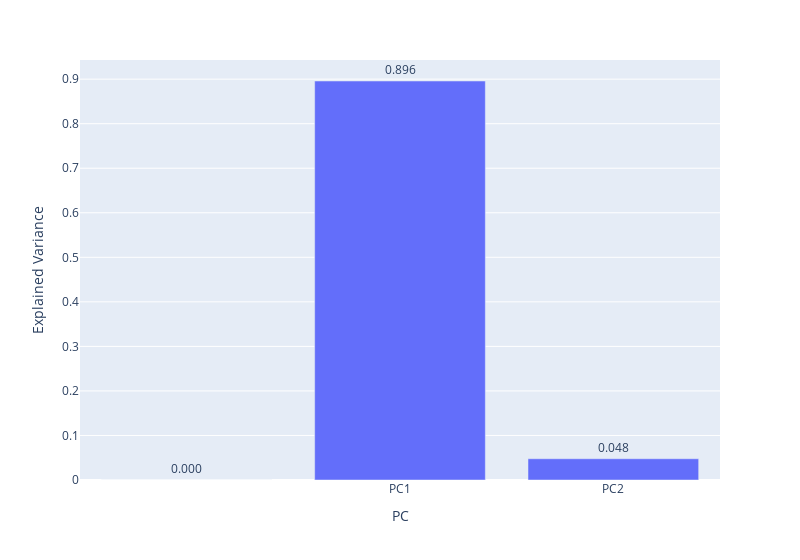

Here is the notebook cell this chart was saved with:
### Code cell
fig.update_traces(texttemplate='%{text:.3f}', textposition='outside') # limit decimal cases and text outside the bar
fig.show() #explained variance

### Figure 1 — Plotly figure (JSON) as saved in the notebook; plotly's stock layout.template omitted (floating-point values rounded to 4 significant figures)
{"data": [{"alignmentgroup": "True", "hovertemplate": "PC=%{x}<br>Explained Variance=%{text}<extra></extra>", "legendgroup": "", "marker": {"color": "#636efa", "pattern": {"shape": ""}}, "name": "", "offsetgroup": "", "orientation": "v", "showlegend": false, "text": [0, 0.8958, 0.04771], "textposition": "outside", "texttemplate": "%{text:.3f}", "type": "bar", "x": ["", "PC1", "PC2"], "xaxis": "x", "y": [0, 0.8958, 0.04771], "yaxis": "y"}], "layout": {"barmode": "relative", "legend": {"tracegroupgap": 0}, "margin": {"t": 60}, "width": 800, "xaxis": {"anchor": "y", "domain": [0, 1], "title": {"text": "PC"}}, "yaxis": {"anchor": "x", "domain": [0, 1], "title": {"text": "Explained Variance"}}}}
